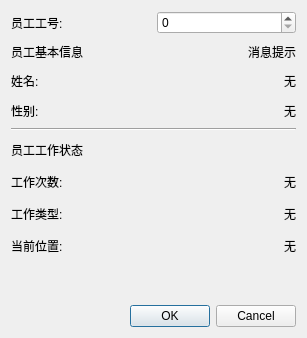
<?xml version="1.0" encoding="UTF-8"?>
<ui version="4.0">
 <class>DeleteStuffDialog</class>
 <widget class="QDialog" name="DeleteStuffDialog">
  <property name="geometry">
   <rect>
    <x>0</x>
    <y>0</y>
    <width>307</width>
    <height>338</height>
   </rect>
  </property>
  <property name="windowTitle">
   <string>删除员工</string>
  </property>
  <layout class="QVBoxLayout" name="verticalLayout" stretch="0,2,0,3,0,0">
   <item>
    <layout class="QHBoxLayout" name="horizontalLayout">
     <item>
      <widget class="QLabel" name="label">
       <property name="text">
        <string>员工工号:</string>
       </property>
      </widget>
     </item>
     <item>
      <widget class="QSpinBox" name="IdSpinBox">
       <property name="maximum">
        <number>399</number>
       </property>
      </widget>
     </item>
    </layout>
   </item>
   <item>
    <layout class="QGridLayout" name="gridLayout" rowstretch="0,0,0">
     <item row="0" column="0">
      <widget class="QLabel" name="label_4">
       <property name="text">
        <string>员工基本信息</string>
       </property>
      </widget>
     </item>
     <item row="1" column="0">
      <widget class="QLabel" name="label_2">
       <property name="text">
        <string>姓名:</string>
       </property>
      </widget>
     </item>
     <item row="1" column="2">
      <widget class="QLabel" name="nameLabel">
       <property name="text">
        <string>无</string>
       </property>
       <property name="alignment">
        <set>Qt::AlignRight|Qt::AlignTrailing|Qt::AlignVCenter</set>
       </property>
      </widget>
     </item>
     <item row="2" column="0">
      <widget class="QLabel" name="label_3">
       <property name="text">
        <string>性别:</string>
       </property>
      </widget>
     </item>
     <item row="2" column="2">
      <widget class="QLabel" name="genderLabel">
       <property name="text">
        <string>无</string>
       </property>
       <property name="alignment">
        <set>Qt::AlignRight|Qt::AlignTrailing|Qt::AlignVCenter</set>
       </property>
      </widget>
     </item>
     <item row="0" column="2">
      <widget class="QLabel" name="messageLabel">
       <property name="text">
        <string>消息提示</string>
       </property>
       <property name="alignment">
        <set>Qt::AlignRight|Qt::AlignTrailing|Qt::AlignVCenter</set>
       </property>
      </widget>
     </item>
     <item row="0" column="1">
      <spacer name="horizontalSpacer_6">
       <property name="orientation">
        <enum>Qt::Horizontal</enum>
       </property>
       <property name="sizeHint" stdset="0">
        <size>
         <width>40</width>
         <height>20</height>
        </size>
       </property>
      </spacer>
     </item>
     <item row="2" column="1">
      <spacer name="horizontalSpacer_2">
       <property name="orientation">
        <enum>Qt::Horizontal</enum>
       </property>
       <property name="sizeHint" stdset="0">
        <size>
         <width>40</width>
         <height>20</height>
        </size>
       </property>
      </spacer>
     </item>
     <item row="1" column="1">
      <spacer name="horizontalSpacer">
       <property name="orientation">
        <enum>Qt::Horizontal</enum>
       </property>
       <property name="sizeHint" stdset="0">
        <size>
         <width>40</width>
         <height>20</height>
        </size>
       </property>
      </spacer>
     </item>
    </layout>
   </item>
   <item>
    <widget class="Line" name="line">
     <property name="orientation">
      <enum>Qt::Horizontal</enum>
     </property>
    </widget>
   </item>
   <item>
    <layout class="QGridLayout" name="gridLayout_2" rowstretch="0,0,0,0">
     <item row="0" column="0">
      <widget class="QLabel" name="label_5">
       <property name="text">
        <string>员工工作状态</string>
       </property>
      </widget>
     </item>
     <item row="1" column="0">
      <widget class="QLabel" name="label_6">
       <property name="text">
        <string>工作次数:</string>
       </property>
      </widget>
     </item>
     <item row="1" column="2">
      <widget class="QLabel" name="wTimeLabel">
       <property name="text">
        <string>无</string>
       </property>
       <property name="alignment">
        <set>Qt::AlignRight|Qt::AlignTrailing|Qt::AlignVCenter</set>
       </property>
      </widget>
     </item>
     <item row="2" column="0">
      <widget class="QLabel" name="label_7">
       <property name="text">
        <string>工作类型:</string>
       </property>
      </widget>
     </item>
     <item row="2" column="2">
      <widget class="QLabel" name="wTypeLabel">
       <property name="text">
        <string>无</string>
       </property>
       <property name="alignment">
        <set>Qt::AlignRight|Qt::AlignTrailing|Qt::AlignVCenter</set>
       </property>
      </widget>
     </item>
     <item row="3" column="0">
      <widget class="QLabel" name="workTypeLabel">
       <property name="text">
        <string>当前位置:</string>
       </property>
      </widget>
     </item>
     <item row="3" column="2">
      <widget class="QLabel" name="wPosLabel">
       <property name="text">
        <string>无</string>
       </property>
       <property name="alignment">
        <set>Qt::AlignRight|Qt::AlignTrailing|Qt::AlignVCenter</set>
       </property>
      </widget>
     </item>
     <item row="1" column="1">
      <spacer name="horizontalSpacer_3">
       <property name="orientation">
        <enum>Qt::Horizontal</enum>
       </property>
       <property name="sizeHint" stdset="0">
        <size>
         <width>40</width>
         <height>20</height>
        </size>
       </property>
      </spacer>
     </item>
     <item row="2" column="1">
      <spacer name="horizontalSpacer_4">
       <property name="orientation">
        <enum>Qt::Horizontal</enum>
       </property>
       <property name="sizeHint" stdset="0">
        <size>
         <width>40</width>
         <height>20</height>
        </size>
       </property>
      </spacer>
     </item>
     <item row="3" column="1">
      <spacer name="horizontalSpacer_5">
       <property name="orientation">
        <enum>Qt::Horizontal</enum>
       </property>
       <property name="sizeHint" stdset="0">
        <size>
         <width>40</width>
         <height>20</height>
        </size>
       </property>
      </spacer>
     </item>
    </layout>
   </item>
   <item>
    <spacer name="verticalSpacer">
     <property name="orientation">
      <enum>Qt::Vertical</enum>
     </property>
     <property name="sizeHint" stdset="0">
      <size>
       <width>20</width>
       <height>40</height>
      </size>
     </property>
    </spacer>
   </item>
   <item>
    <widget class="QDialogButtonBox" name="buttonBox">
     <property name="orientation">
      <enum>Qt::Horizontal</enum>
     </property>
     <property name="standardButtons">
      <set>QDialogButtonBox::Cancel|QDialogButtonBox::Ok</set>
     </property>
    </widget>
   </item>
  </layout>
 </widget>
 <resources/>
 <connections>
  <connection>
   <sender>buttonBox</sender>
   <signal>accepted()</signal>
   <receiver>DeleteStuffDialog</receiver>
   <slot>accept()</slot>
   <hints>
    <hint type="sourcelabel">
     <x>248</x>
     <y>254</y>
    </hint>
    <hint type="destinationlabel">
     <x>157</x>
     <y>274</y>
    </hint>
   </hints>
  </connection>
  <connection>
   <sender>buttonBox</sender>
   <signal>rejected()</signal>
   <receiver>DeleteStuffDialog</receiver>
   <slot>reject()</slot>
   <hints>
    <hint type="sourcelabel">
     <x>316</x>
     <y>260</y>
    </hint>
    <hint type="destinationlabel">
     <x>286</x>
     <y>274</y>
    </hint>
   </hints>
  </connection>
 </connections>
</ui>
